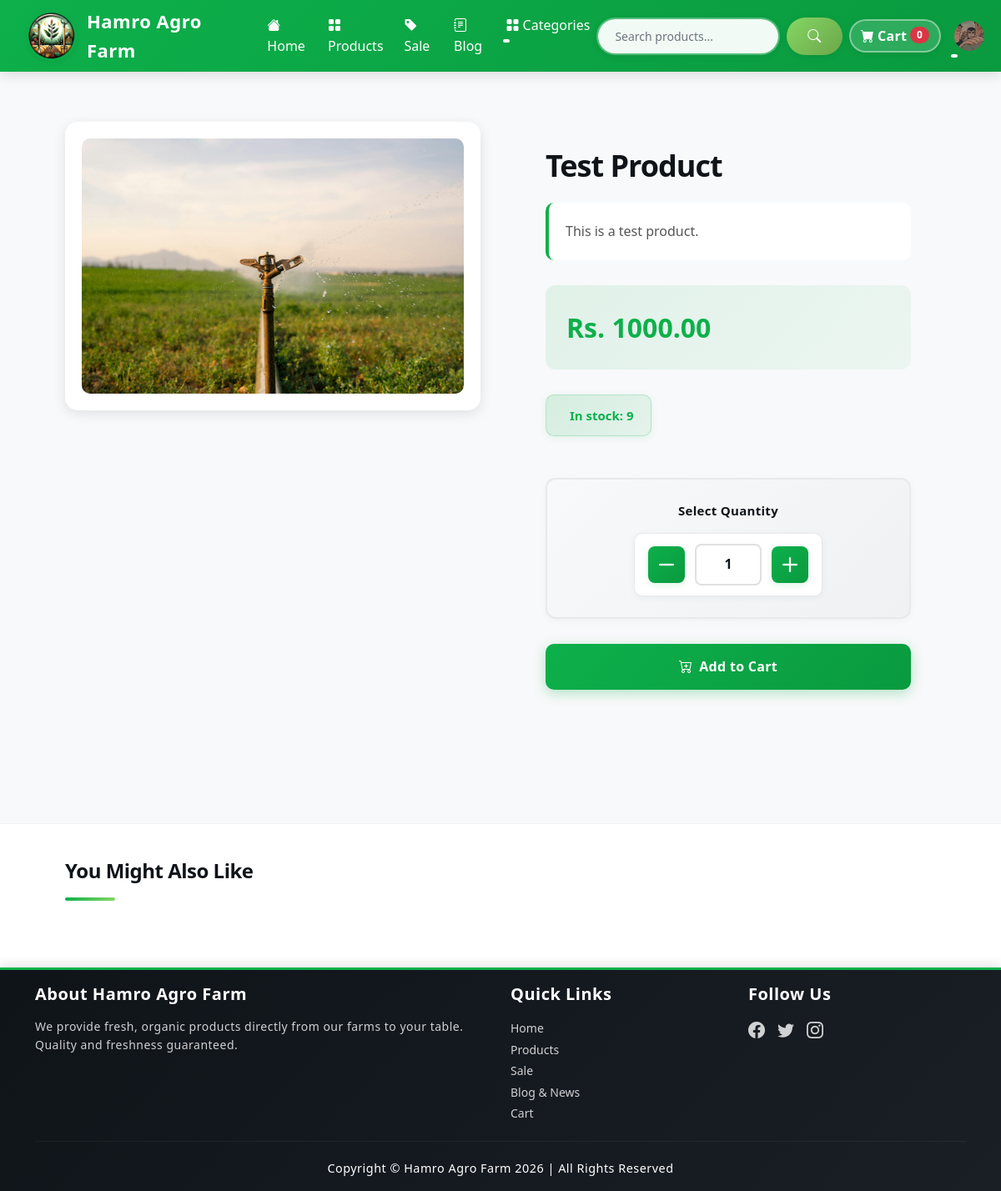
/product/1 (signed in), run on the app's committed database.
### user/models.py (models this page shows, shortened)
class Profile(models.Model):
    user=models.OneToOneField(User,on_delete=models.CASCADE)
    phone= models.CharField(max_length=15,blank=True)
    address= models.CharField(max_length=200, blank=True)
    profile_picture = models.ImageField(upload_to='profile_pictures/', blank=True, null=True)
    date_modified= models.DateTimeField(User,auto_now=True)
    old_cart= models.CharField(max_length=200,null=True, blank=True)

### product/models.py (models this page shows, shortened)
class Product(models.Model):
    name= models.CharField(max_length=100,unique=True)
    price= models.DecimalField(default=0, decimal_places=2, max_digits=10)
    category= models.ForeignKey(Category,on_delete=models.CASCADE, default=1)
    description= models.CharField(max_length=250, default="", blank=True, null=True)
    image= models.ImageField(upload_to='product/')
    is_sale= models.BooleanField(default=False)
    sale_price= models.DecimalField(default=0, decimal_places=2, max_digits=10)
    out_of_stock= models.BooleanField(default=False)
    on_stock = models.PositiveIntegerField(default=0, help_text='Available quantity in stock')

### product/views.py (the view)
# urls.py: path('',include('product.urls')),
def product(request, pk):
    try:
        product=Product.objects.get(id=pk)
        related_products=Product.objects.filter(category=product.category).exclude(id=product.id).order_by('?')[:4]
        return render(request,'product_detail.html',{'product':product,'related_products':related_products})
    except:
        return render(request, '404notfound.html')

### blog/context_processors.py (called while the page is built)
def blog_context(request):
    return {
        'blog_categories': Category.objects.all(),
        'featured_blog_posts': BlogPost.objects.filter(
            status='published',
            featured=True
        ).order_by('-published_at')[:3],
    }

### cart/cart.py (called while the page is built)
    def __len__(self):
        return sum(self.cart.values())  # Sum up all quantities

### cart/context_processor.py (called while the page is built)
def cart(request):
    return {'cart': Cart(request)}   #Return the default data from our cart

### product/context_processor.py (called while the page is built)
def categories_processor(request):
    categories = Category.objects.all().order_by('name')
    return {'categories': categories}

### product/templates/product_detail.html (shortened to what this page needs)
{% extends 'base.html' %}
{% block content %}
<section class="product-detail-section">
  <div class="container px-4 px-lg-5">
    <div class="row gx-4 gx-lg-5 align-items-start">
      <div class="col-lg-6 mb-4 mb-lg-0">
        <div class="product-image-box">
          <img
            src="{{ product.image.url }}"
            alt="{{ product.name }}"
            class="img-fluid"
          />
        </div>
      </div>
      <div class="col-lg-6">
        <div class="product-info-box">
          <h1 class="product-title">{{ product.name }}</h1>
          <p class="product-description">
            {{ product.description }}
          </p>
          {% if not product.out_of_stock %}
            <div class="price-section">
              <div class="price-display">
                {% if product.is_sale %}
                  <span class="original-price-large">Rs. {{ product.price }}</span>
                  <span class="sale-price-large">Rs. {{ product.sale_price }}</span>
                  <span style="font-size: 14px; color: #dc3545; background: rgba(220, 53, 69, 0.15); padding: 6px 12px; border-radius: 6px;">
                    Save Rs. {{ product.savings }}
                  </span>
                {% else %}
                  <span>Rs. {{ product.price }}</span>
                {% endif %}
              </div>
            </div>
            <div class="stock-badge">
              <span>In stock: {{ product.on_stock }}</span>
            </div>
            <div class="quantity-section">
              <label class="quantity-label">Select Quantity</label>
              <div class="quantity-control-large">
                <button type="button" class="qty-btn-large" id="decrement{{ product.id }}" aria-label="Decrease quantity">
                  <i class="bi bi-dash-lg"></i>
                </button>
                <input
                  type="text"
                  class="qty-input-large"
                  id="qty{{ product.id }}"
                  value="1"
                  data-max="{% if product.on_stock < 10 %}{{ product.on_stock }}{% else %}10{% endif %}"
                  readonly
                >
                <button type="button" class="qty-btn-large" id="increment{{ product.id }}" aria-label="Increase quantity">
                  <i class="bi bi-plus-lg"></i>
                </button>
              </div>
            </div>
            <div class="action-buttons">
              <button
                class="btn-add-to-cart"
                type="button"
                data-index="{{ product.id }}"
                id="add-cart"
              >
                <i class="bi bi-cart-plus me-2"></i>Add to Cart
              </button>
            </div>
          {% endif %}
        </div>
      </div>
    </div>
  </div>
</section>
<section class="related-section">
  <div class="container px-4 px-lg-5">
    <h2 class="related-title">You Might Also Like</h2>
  </div>
</section>
{% endblock %}

### templates/navbar.html (shortened to what this page needs)
{% load static %}
<nav class="navbar sticky-top navbar-expand-lg bg-custom">
  <div class="container-fluid">
    <a class="navbar-logo" href="{% url 'home' %}">
      <img src="{% static 'assets/logo.png' %}" alt="Logo">
      <span>Hamro Agro Farm</span>
    </a>
    <div class="collapse navbar-collapse" id="navbarSupportedContent">
      <ul class="navbar-nav me-auto mb-2 mb-lg-0 ms-lg-4">
        <li class="nav-item">
          <a class="nav-link" id="home" href="{% url 'home' %}">
            <i class="bi bi-house-fill me-1"></i>Home
          </a>
        </li>
        <li class="nav-item">
          <a class="nav-link" id="products" href="{% url 'product_catalog' %}">
            <i class="bi bi-grid-fill me-1"></i>Products
          </a>
        </li>
        <li class="nav-item">
          <a class="nav-link" id="sale" href="{% url 'sale' %}">
            <i class="bi bi-tag-fill me-1"></i>Sale
          </a>
        </li>
        <li class="nav-item">
          <a class="nav-link" id="blog" href="{% url 'blog:blog_list' %}">
            <i class="bi bi-journal-text me-1"></i>Blog
          </a>
        </li>
        <li class="nav-item dropdown">
          <a
            class="nav-link dropdown-toggle"
            id="navbarDropdown"
            href="#"
            role="button"
            data-bs-toggle="dropdown"
            aria-expanded="false"
          >
            <i class="bi bi-grid-fill me-1"></i>Categories
          </a>
        </li>
      </ul>
      <form class="d-flex" method="GET" action="{% url 'search' %}">
        <input
          class="form-control me-2"
          type="search"
          placeholder="Search products..."
          aria-label="Search"
          name="query"
        />
        <button class="btn bg-search me-2" type="submit">
          <i class="bi bi-search"></i>
        </button>
      </form>
      <a href="{% url 'cart_summary' %}" id="cart" class="btn d-flex align-items-center me-2 cart-btn">
        <i class="bi-cart-fill me-1"></i>
        <span class="d-none d-lg-inline">Cart</span>
        <span class="badge bg-danger text-white ms-1 rounded-pill" id="cart_quantity">{{ cart|length }}</span>
      </a>
      <ul class="navbar-nav ms-auto mb-2 mb-lg-0">
        {% if user.is_authenticated %}
        <li class="nav-item dropdown">
          <a
            class="nav-link dropdown-toggle"
            id="userDropdown"
            href="#"
            role="button"
            data-bs-toggle="dropdown"
            aria-expanded="false"
          >
            {% if user.profile.profile_picture %}
              <img src="{{ user.profile.profile_picture.url }}" alt="avatar" class="nav-avatar" style="width:36px;height:36px;object-fit:cover;border-radius:50%;"/>
            {% else %}
              <i class="fa-solid fa-user fa-lg"></i>
            {% endif %}
          </a>
        </li>
        {% endif %}
      </ul>
    </div>
  </div>
</nav>

### static/css/custom-style.css (style rules this page uses)
:root { --primary-green: #0db04b; --secondary-green: #0a9a3f; --light-green: #e8f5e9; --accent-green: #85d764; --dark-bg: #0f1419; --light-bg: #f8f9fa; --card-shadow: 0 4px 15px rgba(0, 0, 0, 0.1); --transition: all 0.3s cubic-bezier(0.4, 0, 0.2, 1); --shadow-sm: 0 2px 8px rgba(0, 0, 0, 0.08); --shadow-md: 0 4px 15px rgba(0, 0, 0, 0.12); --shadow-lg: 0 8px 24px rgba(0, 0, 0, 0.15); --shadow-xl: 0 12px 32px rgba(0, 0, 0, 0.18); --space-xs: 4px; --space-sm: 8px; --space-md: 12px; --space-lg: 16px; --space-xl: 20px; --space-2xl: 24px; --space-3xl: 30px; --radius-sm: 6px; --radius-md: 8px; --radius-lg: 12px; --radius-xl: 15px; --transition-fast: all 0.2s cubic-bezier(0.4, 0, 0.2, 1); --transition-normal: all 0.3s cubic-bezier(0.4, 0, 0.2, 1); --transition-slow: all 0.4s cubic-bezier(0.4, 0, 0.2, 1); }
* { scroll-behavior: smooth; box-sizing: border-box; }
body { font-family: 'Segoe UI', Tahoma, Geneva, Verdana, sans-serif; background-color: var(--light-bg); color: #2c3e50; line-height: 1.6; }
.bg-custom { background: linear-gradient(135deg, var(--primary-green) 0%, var(--secondary-green) 100%); box-shadow: var(--shadow-md); backdrop-filter: blur(10px); }
.navbar-logo { display: flex; align-items: center; text-decoration: none; transition: var(--transition-fast); }
.navbar-logo img { height: 60px; margin-right: var(--space-md); margin-left: 20px; filter: brightness(1.1); transition: var(--transition-fast); border-radius: 50%; box-shadow: var(--shadow-sm); }
.navbar-logo span { color: white; font-size: 22px; font-weight: 600; letter-spacing: 0.5px; }
.nav-link { color: white !important; font-size: 16px; font-weight: 500; transition: var(--transition-fast); position: relative; padding-bottom: 0.5rem !important; }
.nav-link:after { content: ''; position: absolute; width: 0; height: 2px; bottom: 0; left: 0; background-color: #fff; transition: width 0.3s ease; border-radius: 2px; }
.form-control { border-radius: 25px; border: 2px solid rgba(255, 255, 255, 0.3); background-color: rgba(255, 255, 255, 0.95); padding: 10px 20px; font-size: 14px; transition: var(--transition-fast); box-shadow: var(--shadow-sm); }
.bg-search { background: linear-gradient(135deg, var(--accent-green) 0%, #6ca64a 100%); border: none; color: white; font-weight: 500; padding: 10px 25px; border-radius: 25px; transition: var(--transition-fast); box-shadow: var(--shadow-sm); }
.cart-btn { border-radius: 25px; font-weight: 600; background-color: rgba(255, 255, 255, 0.15) !important; border: 2px solid rgba(255, 255, 255, 0.4) !important; color: white !important; transition: var(--transition-fast); box-shadow: var(--shadow-sm); }
.badge { animation: badge-pulse 0.3s ease; }
.btn { transition: var(--transition-fast); font-weight: 600; letter-spacing: 0.3px; }
h1, h2, h3, h4, h5, h6 { color: var(--dark-bg); font-weight: 700; letter-spacing: -0.5px; line-height: 1.3; }
h1 { font-size: 48px; font-weight: 800; letter-spacing: -1px; }
h2 { position: relative; padding-bottom: 15px; margin-bottom: 30px; font-size: 32px; }
h2:after { content: ''; position: absolute; bottom: 0; left: 0; width: 50px; height: 4px; background: linear-gradient(90deg, var(--primary-green) 0%, var(--accent-green) 100%); border-radius: 2px; transition: var(--transition-normal); }

### templates/base.html (style rules this page uses)
html, body { height: 100%; }
body { display: flex; flex-direction: column; background-color: #f8f9fa; }
button, a, input[type="submit"], input[type="button"] { transition: all 0.3s cubic-bezier(0.4, 0, 0.2, 1); }
a { color: #0db04b; text-decoration: none; }

### data on the page
Product: image (picture), name "Test Product", description "This is a test product.", price "1000.00", on_stock "9", id "1"

### other printed values
{{ cart|length }} "0"
